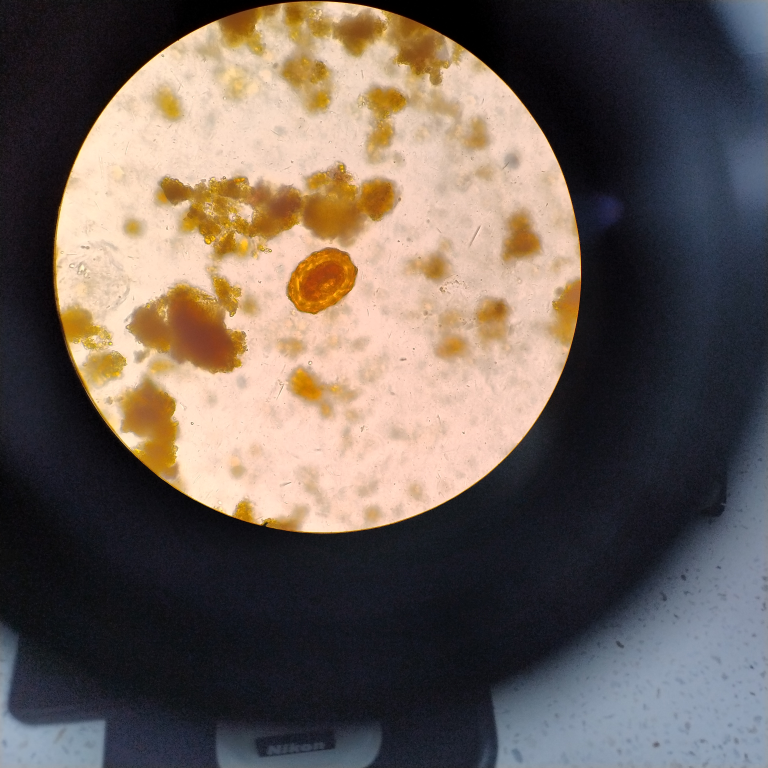
#> input picture imgExamples/ascLum0.jpg, 3072 x 3072 px (shown at 1/4 size)
$ python -i report.py   (imports and definitions only)
#> lines starting #> are read from the running program, lines starting #| are printed output that depends on the picture
"""Nombres científicos e imagen de salida (reporte) de ParasiTech."""
import os
import re
import unicodedata
from datetime import date
from io import BytesIO

from PIL import Image, ImageDraw, ImageFont

BOX_COLOR = (224, 17, 95)         # #E0115F
BAND_BG = (0, 0, 0)
TEXT = (255, 255, 255)
MUTED = (170, 170, 170)
LOGO_TRANSPARENT = "staticImages/parasitechLogo.png"
WATERMARK_OPACITY = 0.22      # opacidad de la marca de agua central (0-1)
WATERMARK_WIDTH = 0.62        # ancho de la marca de agua como fracción de la imagen
DISCLAIMER = ("Resultado generado con inteligencia artificial como apoyo al diagnóstico. "
              "Puede contener errores y debe ser confirmado por personal experto.")

# --------------------------------------------------------------------------- #
# Nombres científicos
# --------------------------------------------------------------------------- #
# clave normalizada -> (parte en cursiva, sufijo en redonda)
_SCI = {
    "ascaris": ("Ascaris lumbricoides", ""),
    "ascarislumbricoides": ("Ascaris lumbricoides", ""),
    "asclum": ("Ascaris lumbricoides", ""),
    "trichuris": ("Trichuris trichiura", ""),
    "trichuristrichiura": ("Trichuris trichiura", ""),
    "tricocefalo": ("Trichuris trichiura", ""),
    "tric": ("Trichuris trichiura", ""),
    "taenia": ("Taenia", "sp."),
    "tenia": ("Taenia", "sp."),
    "taeniasolium": ("Taenia solium", ""),
    "taeniasaginata": ("Taenia saginata", ""),
    "hymenolepisnana": ("Hymenolepis nana", ""),
    "hymenolepisdiminuta": ("Hymenolepis diminuta", ""),
    "hymenolepis": ("Hymenolepis", "sp."),
    "enterobius": ("Enterobius vermicularis", ""),
    "enterobiusvermicularis": ("Enterobius vermicularis", ""),
    "strongyloides": ("Strongyloides stercoralis", ""),
    "strongyloidesstercoralis": ("Strongyloides stercoralis", ""),
    "uncinaria": ("Ancylostomatidae", ""),
    "uncinarias": ("Ancylostomatidae", ""),
    "anquilostoma": ("Ancylostomatidae", ""),
    "ancylostoma": ("Ancylostoma", "sp."),
    "necator": ("Necator americanus", ""),
    "fasciola": ("Fasciola hepatica", ""),
    "giardia": ("Giardia intestinalis", ""),
    "giardi": ("Giardia intestinalis", ""),
    "giardialamblia": ("Giardia lamblia", ""),
    "giardiaintestinalis": ("Giardia intestinalis", ""),
    "giardiaduodenalis": ("Giardia duodenalis", ""),
    "entamoebacoli": ("Entamoeba coli", ""),
    "ecoli": ("Entamoeba coli", ""),
    "coli": ("Entamoeba coli", ""),
    "entamoebahistolytica": ("Entamoeba histolytica", ""),
    "histolytica": ("Entamoeba histolytica", ""),
    "entamoebahistolyticadispar": ("Entamoeba histolytica/dispar", ""),
    "entamoebahartmanni": ("Entamoeba hartmanni", ""),
    "hartmanni": ("Entamoeba hartmanni", ""),
    "hartma": ("Entamoeba hartmanni", ""),
    "hartm": ("Entamoeba hartmanni", ""),
    "endolimaxnana": ("Endolimax nana", ""),
    "endolimax": ("Endolimax nana", ""),
    "endnana": ("Endolimax nana", ""),
    "iodamoeba": ("Iodamoeba bütschlii", ""),
    "iodamoebabutschlii": ("Iodamoeba bütschlii", ""),
    "iodamoebabuetschlii": ("Iodamoeba bütschlii", ""),
    "ioda": ("Iodamoeba bütschlii", ""),
    "blastocystis": ("Blastocystis", "spp."),
    "blastocystishominis": ("Blastocystis hominis", ""),
    "blast": ("Blastocystis", "spp."),
    "chilomastix": ("Chilomastix mesnili", ""),
    "chilomastixmesnili": ("Chilomastix mesnili", ""),
    "chillom": ("Chilomastix mesnili", ""),
    "balantidium": ("Balantidium coli", ""),
    "balantidiumcoli": ("Balantidium coli", ""),
    "cryptosporidium": ("Cryptosporidium", "spp."),
    "cyclospora": ("Cyclospora cayetanensis", ""),
    "cystoisospora": ("Cystoisospora belli", ""),
    "isospora": ("Cystoisospora belli", ""),
}
# [21 lines not run here, left out]
_SCI["taenia"] = ("Taenia", "spp.")
_SCI["tenia"] = ("Taenia", "spp.")

# Especies que reconoce ParasiTech (en el orden de los modelos)
HELMINTOS = [
    "Ascaris lumbricoides", "Capillaria philippinensis", "Enterobius vermicularis",
    "Fasciolopsis buski", "Hookworm egg", "Hymenolepis diminuta", "Hymenolepis nana",
    "Opisthorchis viverrine", "Paragonimus spp", "Taenia spp. egg", "Trichuris trichiura",
]
PROTOZOOS = [
    "Blastocystis", "Chillomastix", "Endolimax nana", "Entamoeba Coli",
    "Entamoeba Hartmani", "Giardia", "Iodamoeba",
]

_NON_PARASITE = {
    "negativo", "negative", "artefacto", "artefactos", "artifact", "artifacts", "fondo",
    "background", "detritus", "nada", "none", "otro", "otros", "other", "noparasito",
    "sinparasito", "levadura", "levaduras", "yeast",
}


def _norm(label: str) -> str:
    s = unicodedata.normalize("NFKD", str(label)).encode("ascii", "ignore").decode()
    return re.sub(r"[^a-z]", "", s.lower())


# [25 lines left out: function sci_name, not called in this run]


def plain_name(label: str) -> str:
    it, suf, _ = sci_name(label)
    return " ".join(p for p in (it, suf) if p)


# [52 lines left out: functions html_name, _font_dirs, _font, fonts, _text_w, not called in this run]


def apply_watermark(img: Image.Image) -> Image.Image:
    """Marca de agua: logo de ParasiTech semitransparente, siempre centrado."""
    logo = Image.open(LOGO_TRANSPARENT).convert("RGBA")
    bbox = logo.getchannel("A").getbbox()
    if bbox:
        logo = logo.crop(bbox)
    W, H = img.size
    w = int(W * WATERMARK_WIDTH)
    logo = logo.resize((w, int(logo.height * w / logo.width)), Image.LANCZOS)
    logo.putalpha(logo.getchannel("A").point(lambda a: int(a * WATERMARK_OPACITY)))
    x, y = (W - logo.width) // 2, (H - logo.height) // 2
    base = img.convert("RGBA")
    base.alpha_composite(logo, (x, y))
    return base.convert("RGB")


# --------------------------------------------------------------------------- #
# Imagen de salida
# --------------------------------------------------------------------------- #
# [129 lines left out: functions render_report, _wrap, encode, not called in this run]

>>> import cv2
>>> picture = cv2.imread('imgExamples/ascLum0.jpg', cv2.IMREAD_GRAYSCALE)
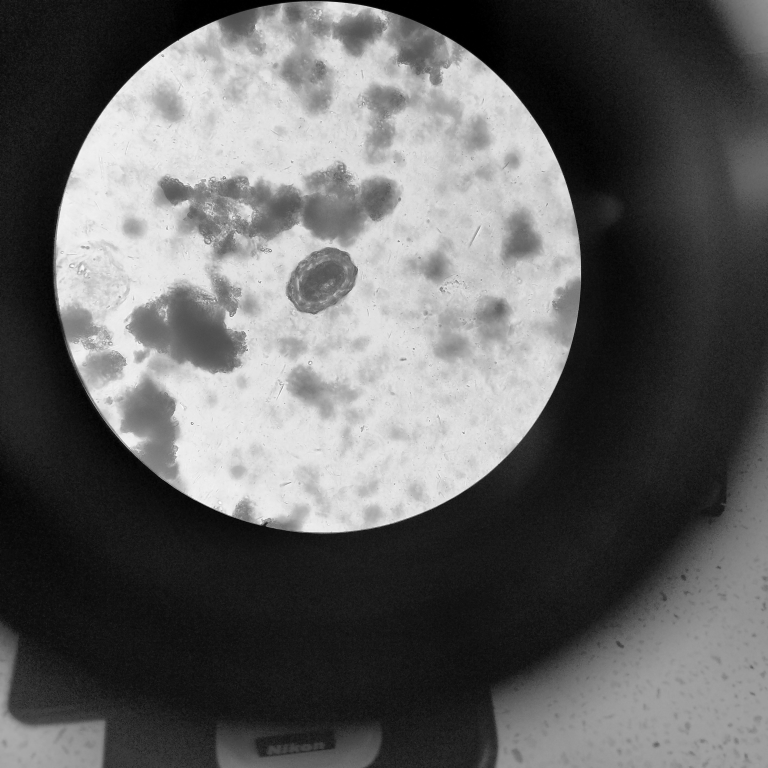
#> picture: shape (3072, 3072) (shown at 1/4 size); min 0, max 255, mean 99.4
>>> result = apply_watermark(picture)
#> in apply_watermark, `logo = Image.open(LOGO_TRANSPARENT).convert("RGBA")`:
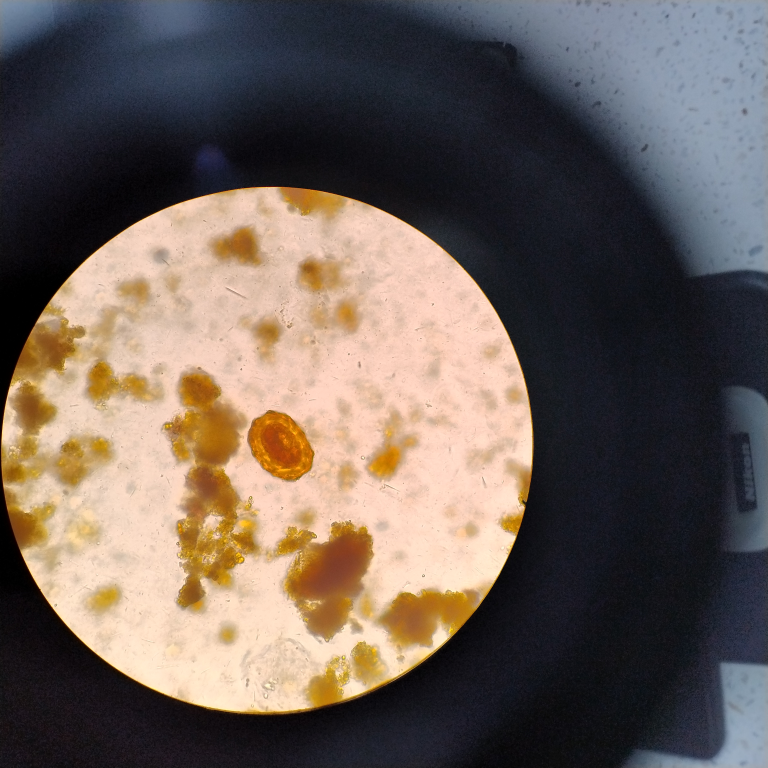
#> logo: PIL image 3072x3072 RGBA (shown at 1/4 size); mean R, G, B, A 108.9, 96.5, 88.9, 255
#> in apply_watermark, `bbox = logo.getchannel("A").getbbox()`: bbox = (0, 0, 3072, 3072)
#> (the run stopped early here; a loop or call above may not have finished)

$ run again, on imgExamples/ascLum1.jpg
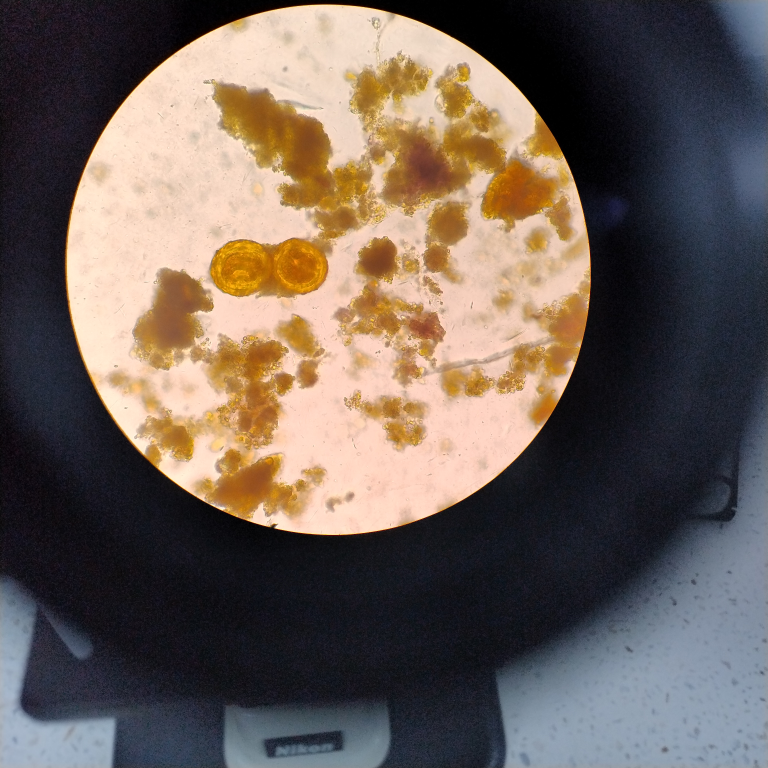
#> input picture imgExamples/ascLum1.jpg, 3072 x 3072 px (shown at 1/4 size)
#> `picture = cv2.imread('imgExamples/ascLum0.jpg', cv2.IMREAD_GRAYSCALE)`:
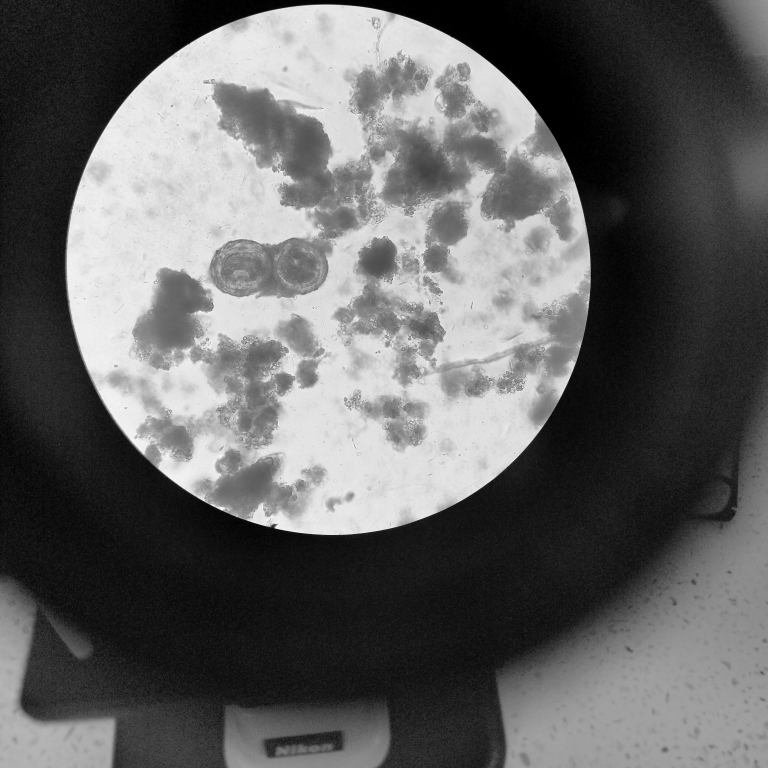
#> picture: shape (3072, 3072) (shown at 1/4 size); min 0, max 255, mean 99.3
#> in apply_watermark, `logo = Image.open(LOGO_TRANSPARENT).convert("RGBA")`:
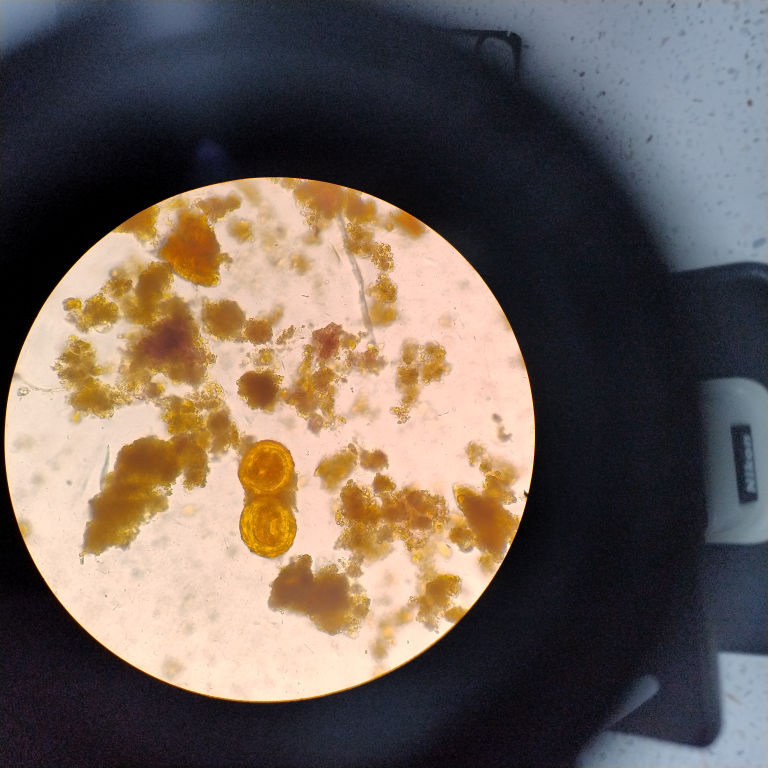
#> logo: PIL image 3072x3072 RGBA (shown at 1/4 size); mean R, G, B, A 109.1, 96.3, 88.2, 255
#> bbox = (0, 0, 3072, 3072)
